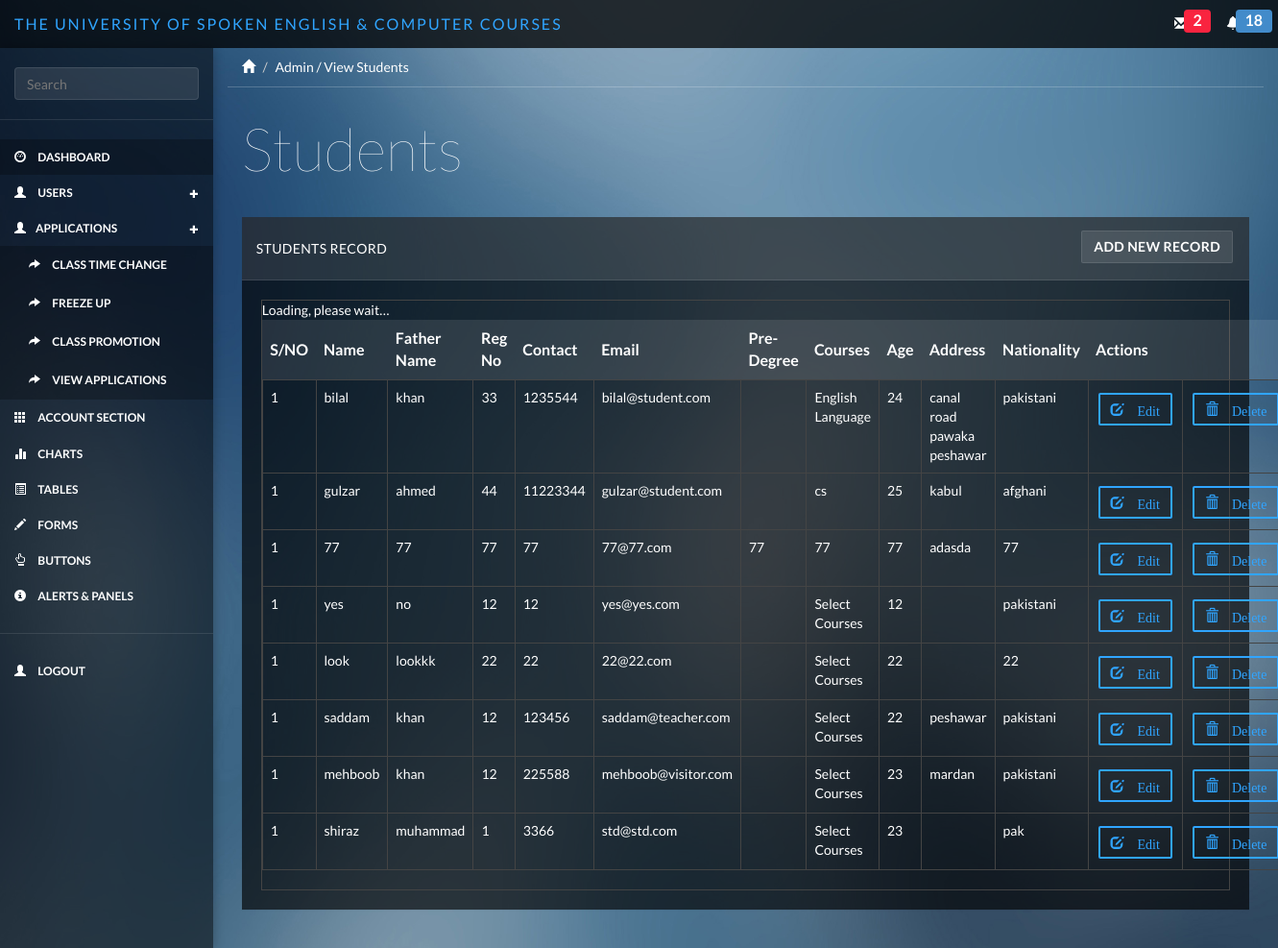
The app's page /index.php/admin/student_view with its own data.
### tables this page shows
CREATE TABLE IF NOT EXISTS `student` (
  `s_id` int(11) NOT NULL AUTO_INCREMENT,
  `fkuser_id` int(11) NOT NULL,
  `reg_number` int(11) NOT NULL,
  `guardian_number` varchar(255) NOT NULL,
  `qualification` varchar(255) NOT NULL,
  `pre_degree` varchar(255) NOT NULL,
  `profession` varchar(255) NOT NULL,
  `courses` varchar(255) NOT NULL,
  `class_timing` varchar(255) NOT NULL,
  `description` varchar(255) NOT NULL,
  `created_at` varchar(255) NOT NULL,
  `updated_at` varchar(255) NOT NULL,
  `created_by` varchar(255) NOT NULL,
  PRIMARY KEY (`s_id`)
);

CREATE TABLE IF NOT EXISTS `users` (
  `u_id` int(11) NOT NULL AUTO_INCREMENT,
  `name` varchar(255) NOT NULL,
  `f_name` varchar(255) NOT NULL,
  `age` varchar(255) NOT NULL,
  `contact` varchar(255) NOT NULL,
  `country_id` varchar(255) NOT NULL,
  `province_id` varchar(255) NOT NULL,
  `city_id` varchar(255) NOT NULL,
  `address` varchar(255) NOT NULL,
  `nationality` varchar(255) NOT NULL,
  `email` varchar(255) NOT NULL,
  `role` varchar(255) NOT NULL,
  `fktestresult_id` int(11) NOT NULL,
  `description` varchar(255) NOT NULL,
  `created_at` varchar(255) NOT NULL,
  `updated_at` varchar(255) NOT NULL,
  `created_by` varchar(255) NOT NULL,
  PRIMARY KEY (`u_id`)
);

### application/controllers/Admin.php (called while the page is built, shortened)
<?php
class Admin extends CI_Controller {
    public function student_view()
    {
        $this->db->select('*');
        $this->db->from('student');
        $this->db->join('users','users.u_id = student.fkuser_id');
        $query = $this->db->get();
        $result['result'] = $query->result();
        $this->load->view('include/header');
        $this->load->view('include/sidebar');
        $this->load->view('admin/student_view',$result);
        $this->load->view('include/footer');
    }
}

### index.php (called while the page is built, shortened)
<?php
require_once BASEPATH.'core/CodeIgniter.php';

### application/views/admin/student_view.php (the view)
<div class="col-sm-9 col-sm-offset-3 col-lg-10 col-lg-offset-2 main">
    <div class="row">
        <ol class="breadcrumb">
            <li><a href="#"><span class="glyphicon glyphicon-home"></span></a></li>
            <li class="active">Admin / View Students</li>
        </ol>
    </div>
    <div class="row">
        <div class="col-lg-12">
            <h1 class="page-header">Students</h1>
        </div>
    </div>
    <div class="row">
        <div class="col-lg-12">
            <div class="panel panel-default">
                <div  class="panel-heading">Students Record
                <a href="<?= site_url()?>admin/student_add" type="button" class="btn btn-default margin  pull-right"><b>Add New Record</b></a>
                </div>
                <div class="panel-body">
                    <table data-toggle="table" data-show-refresh="true" data-search="true" data-select-item-name="toolbar1" data-pagination="true" data-sort-name="name" data-sort-order="desc">
                        <thead>
                        <tr>
                            <th  data-sortable="true"><b>S/NO</b></th>
                            <th  data-sortable="true"><b>Name</b></th>
                            <th  data-sortable="true"><b>Father Name</b></th>
                            <th  data-sortable="true"><b>Reg No</b></th>
                            <th  data-sortable="true"><b>Contact</b></th>
                            <th  data-sortable="true"><b>Email</b></th>
                            <th  data-sortable="true"><b>Pre-Degree</b></th>
                            <th  data-sortable="true"><b>Courses</b></th>
                            <th  data-sortable="true"><b>Age</b></th>
                            <th  data-sortable="true"><b>Address</b></th>
                            <th  data-sortable="true"><b>Nationality</b></th>
                            <th  colspan="2"><b>Actions</b></th>
                        </tr>
                        </thead>
                        <tbody>
                        <?php foreach($result as $array){?>
                        <tr>
                            <td>1</td>
                            <td><?=$array->name?></td>
                            <td><?=$array->f_name?></td>
                            <td><?=$array->reg_number?></td>
                            <td><?=$array->contact?></td>
                            <td><?=$array->email?></td>
                            <td><?=$array->pre_degree?></td>
                            <td><?=$array->courses?></td>
                            <td><?=$array->age?></td>
                            <td><?=$array->address?></td>
                            <td><?=$array->nationality?></td>
                            <td>
                                <a href="<?= site_url()?>admin/student_edit/<?= $array->s_id ?>" type="button" class="btn btn-primary glyphicon glyphicon-edit btn-outline margin"> Edit</a>
                            </td>
                            <td>
                                <a href="<?= site_url()?>admin/student_delete/<?= $array->s_id ?>/<?= $array->u_id ?>" type="button" class="btn btn-primary glyphicon glyphicon-trash btn-outline margin"> Delete</a>
                            </td>
                        </tr>
                        <?php } ?>
                        </tbody>
                    </table>
                </div>
            </div>
        </div>
    </div>
</div>

### application/views/include/header.php (shortened to what this page needs)
<!DOCTYPE html>
<html>
<head>
    <link href="<?=base_url()?>public/css/bootstrap.min.css" rel="stylesheet">
    <link href="<?=base_url()?>public/css/datepicker3.css" rel="stylesheet">
    <link href="<?=base_url()?>public/css/styles.css" rel="stylesheet">
</head>
<body>
<nav class="navbar navbar-inverse navbar-fixed-top" role="navigation">
    <div class="container-fluid">
        <div class="navbar-header">
            <a class="navbar-brand" href="#"><span>The University of Spoken English & Computer Courses</span></a>
            <ul class="nav navbar-top-links navbar-right">
                <li class="dropdown">
                    <a class="dropdown-toggle count-info" data-toggle="dropdown" href="#">
                        <i class="glyphicon glyphicon-envelope"></i>  <span class="label label-danger">2</span>
                    </a>
                </li>
                <li class="dropdown">
                    <a class="dropdown-toggle count-info" data-toggle="dropdown" href="#">
                        <i class="glyphicon glyphicon-bell"></i>  <span class="label label-primary">18</span>
                    </a>
                </li>
            </ul>
        </div>
    </div>
</nav>

### application/views/include/sidebar.php (shortened to what this page needs)
<div id="sidebar-collapse" class="col-sm-3 col-lg-2 sidebar">
    <form role="search">
        <div class="form-group">
            <input type="text" class="form-control" placeholder="Search">
        </div>
    </form>
    <ul class="nav menu">
        <li class="active"><a href="<?= site_url()?>home"><span class="glyphicon glyphicon-dashboard"></span> Dashboard</a></li>
        <li class="parent ">
            <a href="#">
                <span class="glyphicon glyphicon-user"></span> Users <span data-toggle="collapse" href="#sub-item-1" class="icon pull-right"><em class="glyphicon glyphicon-s glyphicon-plus"></em></span>
            </a>
            <a href="#">
                <span class="glyphicon glyphicon-user"></span>Applications<span data-toggle="collapse" href="#sub-item-1" class="icon pull-right"><em class="glyphicon glyphicon-s glyphicon-plus"></em></span>
            </a>
            <ul class="children" id="sub-item-2">
                <li>
                    <a  href="<?= site_url()?>applications/class_time_change">
                        <span class="glyphicon glyphicon-share-alt"></span> Class Time Change
                    </a>
                </li>
                <li>
                    <a  href="<?= site_url()?>applications/freeze_up">
                        <span class="glyphicon glyphicon-share-alt"></span> Freeze Up
                    </a>
                </li>
                <li>
                    <a  href="<?= site_url()?>applications/class_promotion">
                        <span class="glyphicon glyphicon-share-alt"></span> Class Promotion
                    </a>
                </li>
                 <li>
                    <a  href="<?= site_url()?>applications/applications_views">
                        <span class="glyphicon glyphicon-share-alt"></span> View Applications
                    </a>
                </li>
            </ul>
        </li>
        <li>
            <a href="<?= site_url()?>accountsection/student_registration">
                <span class="glyphicon glyphicon-th"></span> Account Section
            </a>
        </li>
        <li><a href="charts.html"><span class="glyphicon glyphicon-stats"></span> Charts</a></li>
        <li><a href="tables.html"><span class="glyphicon glyphicon-list-alt"></span> Tables</a></li>
        <li><a href="forms.html"><span class="glyphicon glyphicon-pencil"></span> Forms</a></li>
        <li><a href="buttons.html"><span class="glyphicon glyphicon-hand-up"></span> Buttons</a></li>
        <li><a href="panels.html"><span class="glyphicon glyphicon-info-sign"></span> Alerts &amp; Panels</a></li>
        <li role="presentation" class="divider"></li>
        <li><a href="login.html"><span class="glyphicon glyphicon-user"></span> Logout</a></li>
    </ul>
</div>

### application/views/include/footer.php (shortened to what this page needs)
</body>
</html>

### application/views/include/header.php (style rules this page uses)
.label { color:#FFF; font-size:16px; }

### records on screen
student: fkuser.name "bilal", fkuser.f_name "khan", reg_number "33", fkuser.contact "1235544", fkuser.email "bilal@student.com", courses "English Language", fkuser.age "24", fkuser.address "canal road pawaka peshawar", fkuser.nationality "pakistani"
student: fkuser.name "gulzar", fkuser.f_name "ahmed", reg_number "44", fkuser.contact "11223344", fkuser.email "gulzar@student.com", courses "cs", fkuser.age "25", fkuser.address "kabul", fkuser.nationality "afghani"
student: fkuser.name "77", fkuser.f_name "77", reg_number "77", fkuser.contact "77", fkuser.email "77@77.com", pre_degree "77", courses "77", fkuser.age "77", fkuser.address "adasda", fkuser.nationality "77"
student: fkuser.name "yes", fkuser.f_name "no", reg_number "12", fkuser.contact "12", fkuser.email "yes@yes.com", courses "Select Courses", fkuser.age "12", fkuser.nationality "pakistani"
student: fkuser.name "look", fkuser.f_name "lookkk", reg_number "22", fkuser.contact "22", fkuser.email "22@22.com", courses "Select Courses", fkuser.age "22", fkuser.nationality "22"
student: fkuser.name "saddam", fkuser.f_name "khan", reg_number "12", fkuser.contact "123456", fkuser.email "saddam@teacher.com", courses "Select Courses", fkuser.age "22", fkuser.address "peshawar", fkuser.nationality "pakistani"
student: fkuser.name "mehboob", fkuser.f_name "khan", reg_number "12", fkuser.contact "225588", fkuser.email "mehboob@visitor.com", courses "Select Courses", fkuser.age "23", fkuser.address "mardan", fkuser.nationality "pakistani"
student: fkuser.name "shiraz", fkuser.f_name "muhammad", reg_number "1", fkuser.contact "3366", fkuser.email "std@std.com", courses "Select Courses", fkuser.age "23", fkuser.nationality "pak"
